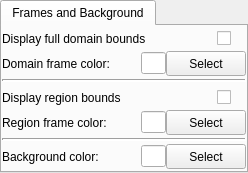
    <widget class="QTabWidget" name="framesTab">
     <property name="sizePolicy">
      <sizepolicy hsizetype="Expanding" vsizetype="Maximum">
       <horstretch>0</horstretch>
       <verstretch>0</verstretch>
      </sizepolicy>
     </property>
     <property name="minimumSize">
      <size>
       <width>0</width>
       <height>0</height>
      </size>
     </property>
     <property name="currentIndex">
      <number>0</number>
     </property>
     <widget class="QWidget" name="tab_2">
      <attribute name="title">
       <string>Frames and Background</string>
      </attribute>
      <layout class="QVBoxLayout" name="verticalLayout_2">
       <property name="spacing">
        <number>0</number>
       </property>
       <property name="leftMargin">
        <number>0</number>
       </property>
       <property name="topMargin">
        <number>0</number>
       </property>
       <property name="rightMargin">
        <number>0</number>
       </property>
       <property name="bottomMargin">
        <number>0</number>
       </property>
       <item>
        <layout class="QHBoxLayout" name="_5">
         <property name="rightMargin">
          <number>15</number>
         </property>
         <item>
          <widget class="QLabel" name="label_11">
           <property name="text">
            <string>Display full domain bounds</string>
           </property>
          </widget>
         </item>
         <item>
          <spacer name="spacer23">
           <property name="orientation">
            <enum>Qt::Horizontal</enum>
           </property>
           <property name="sizeType">
            <enum>QSizePolicy::Expanding</enum>
           </property>
           <property name="sizeHint" stdset="0">
            <size>
             <width>61</width>
             <height>20</height>
            </size>
           </property>
          </spacer>
         </item>
         <item>
          <widget class="QCheckBox" name="domainFrameCheckbox">
           <property name="minimumSize">
            <size>
             <width>0</width>
             <height>25</height>
            </size>
           </property>
           <property name="toolTip">
            <string>Turn on/off wireframe display of full data domain</string>
           </property>
           <property name="text">
            <string/>
           </property>
          </widget>
         </item>
        </layout>
       </item>
       <item>
        <layout class="QHBoxLayout" name="_6">
         <property name="spacing">
          <number>0</number>
         </property>
         <property name="bottomMargin">
          <number>3</number>
         </property>
         <item>
          <widget class="QLabel" name="textLabel2_2_2">
           <property name="sizePolicy">
            <sizepolicy hsizetype="Maximum" vsizetype="Preferred">
             <horstretch>0</horstretch>
             <verstretch>0</verstretch>
            </sizepolicy>
           </property>
           <property name="minimumSize">
            <size>
             <width>0</width>
             <height>0</height>
            </size>
           </property>
           <property name="text">
            <string>Domain frame color:</string>
           </property>
           <property name="alignment">
            <set>Qt::AlignLeading|Qt::AlignLeft|Qt::AlignVCenter</set>
           </property>
           <property name="wordWrap">
            <bool>false</bool>
           </property>
           <property name="indent">
            <number>0</number>
           </property>
          </widget>
         </item>
         <item>
          <spacer name="spacer54">
           <property name="orientation">
            <enum>Qt::Horizontal</enum>
           </property>
           <property name="sizeType">
            <enum>QSizePolicy::Expanding</enum>
           </property>
           <property name="sizeHint" stdset="0">
            <size>
             <width>31</width>
             <height>20</height>
            </size>
           </property>
          </spacer>
         </item>
         <item>
          <widget class="QLineEdit" name="domainColorEdit">
           <property name="minimumSize">
            <size>
             <width>0</width>
             <height>0</height>
            </size>
           </property>
           <property name="maximumSize">
            <size>
             <width>25</width>
             <height>16777215</height>
            </size>
           </property>
           <property name="readOnly">
            <bool>true</bool>
           </property>
          </widget>
         </item>
         <item>
          <widget class="QPushButton" name="domainColorButton">
           <property name="minimumSize">
            <size>
             <width>68</width>
             <height>25</height>
            </size>
           </property>
           <property name="toolTip">
            <string>click to specify color of domain frame</string>
           </property>
           <property name="text">
            <string>Select</string>
           </property>
           <property name="autoDefault">
            <bool>false</bool>
           </property>
          </widget>
         </item>
        </layout>
       </item>
       <item>
        <widget class="Line" name="line">
         <property name="lineWidth">
          <number>2</number>
         </property>
         <property name="orientation">
          <enum>Qt::Horizontal</enum>
         </property>
        </widget>
       </item>
       <item>
        <layout class="QHBoxLayout" name="_7">
         <property name="topMargin">
          <number>3</number>
         </property>
         <property name="rightMargin">
          <number>15</number>
         </property>
         <item>
          <widget class="QLabel" name="label_12">
           <property name="text">
            <string>Display region bounds</string>
           </property>
          </widget>
         </item>
         <item>
          <spacer name="spacer25_4">
           <property name="orientation">
            <enum>Qt::Horizontal</enum>
           </property>
           <property name="sizeType">
            <enum>QSizePolicy::Expanding</enum>
           </property>
           <property name="sizeHint" stdset="0">
            <size>
             <width>81</width>
             <height>20</height>
            </size>
           </property>
          </spacer>
         </item>
         <item>
          <widget class="QCheckBox" name="regionFrameCheckbox">
           <property name="minimumSize">
            <size>
             <width>0</width>
             <height>25</height>
            </size>
           </property>
           <property name="toolTip">
            <string>turn on/off wireframe display of current subregion</string>
           </property>
           <property name="text">
            <string/>
           </property>
          </widget>
         </item>
        </layout>
       </item>
       <item>
        <layout class="QHBoxLayout" name="_8">
         <property name="spacing">
          <number>0</number>
         </property>
         <property name="bottomMargin">
          <number>3</number>
         </property>
         <item>
          <widget class="QLabel" name="textLabel2_6">
           <property name="sizePolicy">
            <sizepolicy hsizetype="Maximum" vsizetype="Preferred">
             <horstretch>0</horstretch>
             <verstretch>0</verstretch>
            </sizepolicy>
           </property>
           <property name="minimumSize">
            <size>
             <width>0</width>
             <height>0</height>
            </size>
           </property>
           <property name="text">
            <string>Region frame color:</string>
           </property>
           <property name="alignment">
            <set>Qt::AlignLeading|Qt::AlignLeft|Qt::AlignVCenter</set>
           </property>
           <property name="wordWrap">
            <bool>false</bool>
           </property>
           <property name="indent">
            <number>0</number>
           </property>
          </widget>
         </item>
         <item>
          <spacer name="spacer52">
           <property name="orientation">
            <enum>Qt::Horizontal</enum>
           </property>
           <property name="sizeType">
            <enum>QSizePolicy::Expanding</enum>
           </property>
           <property name="sizeHint" stdset="0">
            <size>
             <width>31</width>
             <height>20</height>
            </size>
           </property>
          </spacer>
         </item>
         <item>
          <widget class="QLineEdit" name="regionColorEdit">
           <property name="minimumSize">
            <size>
             <width>0</width>
             <height>0</height>
            </size>
           </property>
           <property name="maximumSize">
            <size>
             <width>25</width>
             <height>16777215</height>
            </size>
           </property>
           <property name="readOnly">
            <bool>true</bool>
           </property>
          </widget>
         </item>
         <item>
          <widget class="QPushButton" name="regionColorButton">
           <property name="enabled">
            <bool>true</bool>
           </property>
           <property name="minimumSize">
            <size>
             <width>68</width>
             <height>25</height>
            </size>
           </property>
           <property name="toolTip">
            <string>Click to specify color of subregionframe</string>
           </property>
           <property name="text">
            <string>Select</string>
           </property>
           <property name="autoDefault">
            <bool>false</bool>
           </property>
          </widget>
         </item>
        </layout>
       </item>
       <item>
        <widget class="Line" name="line_2">
         <property name="lineWidth">
          <number>2</number>
         </property>
         <property name="orientation">
          <enum>Qt::Horizontal</enum>
         </property>
        </widget>
       </item>
       <item>
        <layout class="QHBoxLayout" name="_4">
         <property name="spacing">
          <number>0</number>
         </property>
         <property name="topMargin">
          <number>3</number>
         </property>
         <item>
          <widget class="QLabel" name="textLabel2_3">
           <property name="sizePolicy">
            <sizepolicy hsizetype="Maximum" vsizetype="Preferred">
             <horstretch>0</horstretch>
             <verstretch>0</verstretch>
            </sizepolicy>
           </property>
           <property name="minimumSize">
            <size>
             <width>0</width>
             <height>0</height>
            </size>
           </property>
           <property name="text">
            <string>Background color:</string>
           </property>
           <property name="alignment">
            <set>Qt::AlignLeading|Qt::AlignLeft|Qt::AlignVCenter</set>
           </property>
           <property name="wordWrap">
            <bool>false</bool>
           </property>
          </widget>
         </item>
         <item>
          <spacer name="spacer87">
           <property name="orientation">
            <enum>Qt::Horizontal</enum>
           </property>
           <property name="sizeType">
            <enum>QSizePolicy::Expanding</enum>
           </property>
           <property name="sizeHint" stdset="0">
            <size>
             <width>31</width>
             <height>21</height>
            </size>
           </property>
          </spacer>
         </item>
         <item>
          <widget class="QLineEdit" name="backgroundColorEdit">
           <property name="minimumSize">
            <size>
             <width>0</width>
             <height>0</height>
            </size>
           </property>
           <property name="maximumSize">
            <size>
             <width>25</width>
             <height>16777215</height>
            </size>
           </property>
           <property name="readOnly">
            <bool>true</bool>
           </property>
          </widget>
         </item>
         <item>
          <widget class="QPushButton" name="backgroundColorButton">
           <property name="minimumSize">
            <size>
             <width>68</width>
             <height>25</height>
            </size>
           </property>
           <property name="toolTip">
            <string>Click to edit the background color</string>
           </property>
           <property name="text">
            <string>Select</string>
           </property>
           <property name="autoDefault">
            <bool>false</bool>
           </property>
          </widget>
         </item>
        </layout>
       </item>
      </layout>
     </widget>
    </widget>
